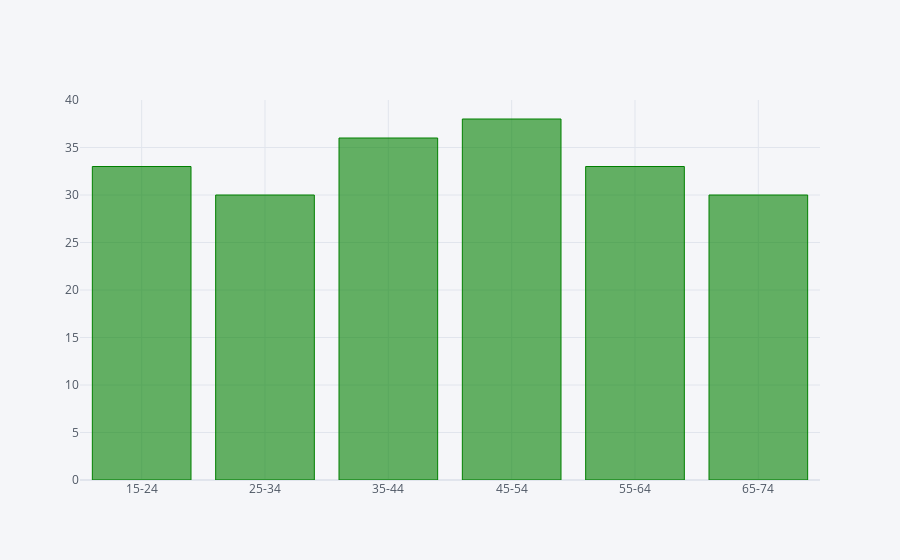

Notebook code cell kept with this figure:
### Code cell
grouped_data.iplot(kind='bar', x='AgeGroup', y='Count', colors= 'GREEN' )

### Figure 1 — Plotly figure (JSON) as saved in the notebook; plotly's stock layout.template omitted (floating-point values rounded to 4 significant figures)
{"data": [{"marker": {"color": "rgba(0, 128, 0, 0.6)", "line": {"color": "rgba(0, 128, 0, 1.0)", "width": 1}}, "name": "Count", "orientation": "v", "text": "", "type": "bar", "x": ["15-24", "25-34", "35-44", "45-54", "55-64", "65-74"], "y": [33, 30, 36, 38, 33, 30]}], "layout": {"legend": {"bgcolor": "#F5F6F9", "font": {"color": "#4D5663"}}, "paper_bgcolor": "#F5F6F9", "plot_bgcolor": "#F5F6F9", "title": {"font": {"color": "#4D5663"}}, "xaxis": {"gridcolor": "#E1E5ED", "showgrid": true, "tickfont": {"color": "#4D5663"}, "title": {"font": {"color": "#4D5663"}, "text": ""}, "zerolinecolor": "#E1E5ED"}, "yaxis": {"gridcolor": "#E1E5ED", "showgrid": true, "tickfont": {"color": "#4D5663"}, "title": {"font": {"color": "#4D5663"}, "text": ""}, "zerolinecolor": "#E1E5ED"}}}
